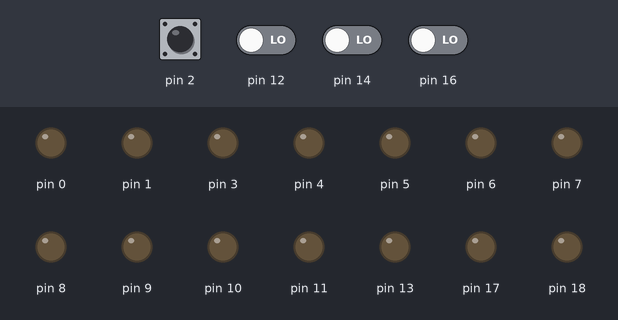
Bench run of a sketch on a simulated Arduino Uno, built with avr-gcc and run on an emulated ATmega328P. Shown: output pins drawn as LEDs (lit = HIGH). The test bench sets the inputs (shaded band); at power-on: pin 2 HIGH, pin 12, pin 14, pin 16 LOW.

Above: at 1.2 s.
1.3 s: pin 12 driven HIGH
At 1.9 s:
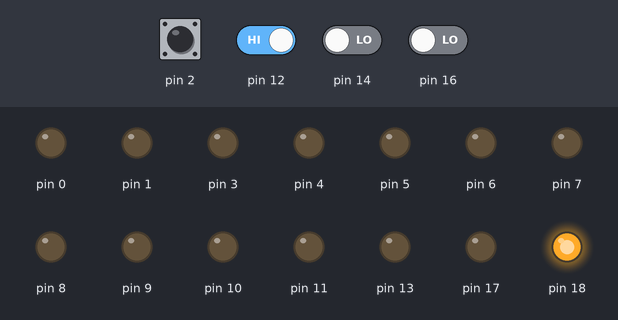
2.8 s: pin 14 driven HIGH
At 3.9 s:
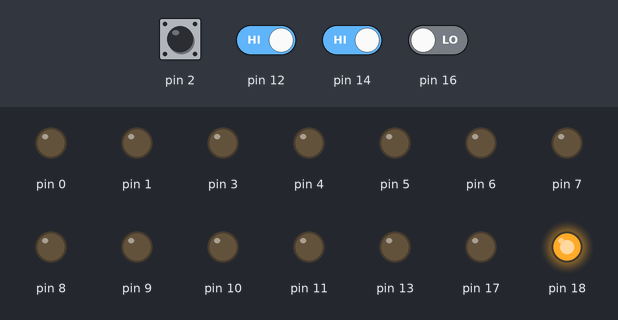
Timing chart, 0 to 5.8 s (numbered marks = the images above; inputs shaded):
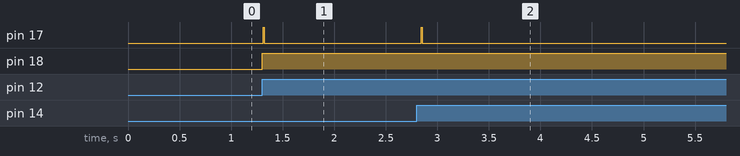

The sketch:

Task2.ino
```cpp
unsigned long previousMillis = 0, previousMillis2 = 0, previousMillis3 = 0, previousMillis5 = 0 , previousMicrosf = 0, previousMicrosr = 0, previousMicrosl = 0 ;
bool ledState = false, trigState = false, stopState= false, fireState = false, forwardState = true, backwardState = false, rightState = false, leftState = false;
byte US_state = 0, turn_left = 0, turn_right = 0;
void setup() {
  DDRD = B11111011, DDRB = B00101111, DDRC = B00011000, attachInterrupt(digitalPinToInterrupt(2), fan, RISING);
}
void loop() {
  unsigned long currentMillis = millis(), currentMicros = micros(), x;
  if(PINB & B00010000){
    if ((unsigned long)(currentMillis - previousMillis2) >= 1000)
    { ledState = !ledState, PORTC ^= B00010000 * ledState, previousMillis2 = millis(); }
    if(!stopState){
     if (currentMillis - previousMillis >= 10)  {
       forward_check(x, currentMicros), right_check(x, currentMicros), left_check(x, currentMicros), backward_check(x, currentMicros), previousMillis = millis();}}}
  if (((unsigned long)(currentMillis - previousMillis5) >= 500)) { if(stopState){ stop(),fireState = true;}
      previousMillis5 = millis(); }
  if ((unsigned long)(currentMillis - previousMillis3) >= 15) { if(fireState) {PORTB = B00001010, PORTB =  B00000110, PORTB = B00000101, PORTB = B00001001;}
      previousMillis3 = millis(); }
  if(!(PIND & B00000100)) {fireState = false, stopState = false; }
}
void forward_check(unsigned long x, unsigned long currentMillis) {
  if ( forwardState) {
    x = UltraSonic(currentMillis,previousMicrosf, 0);
    if (x != 255)
      if (x > 20){ PORTD |= B10101010, PORTD &= B10101110, PORTB &= B11011111, PORTD |= B01100010, PORTD &= B01100110, PORTB |= B00100000;
        PORTD |= B01010001, PORTD &= B01010101, PORTB |= B00100000, PORTD |= B10011001, PORTD &= B10011101, PORTB &= B11011111 ;
      } else { forwardState = false, rightState = true;}}}
void backward_check(unsigned long x, unsigned long currentMillis){
  if ( backwardState) { PORTD |= B10011001, PORTD &= B10011101, PORTB &= B11011111, PORTD |= B01010001, PORTD &= B01010101, PORTB |= B00100000;
    PORTD |= B01100010, PORTD &= B01100110, PORTB |= B00100000, PORTD |= B10101010, PORTD &= B10101110, PORTB &= B11011111;
    rightState = true, backwardState = false; }}
void left_check(unsigned long x, unsigned long currentMillis) {
 if ( leftState) {
    x = UltraSonic(currentMillis, previousMicrosl, 1);
    if (x != 255)
      if (x > 20){ PORTD |= B00001010, PORTD &= B00001110, PORTB &= B11011111, PORTD |= B00000010, PORTD &= B00000110, PORTB |= B00100000;
        PORTD |= B00000001, PORTD &= B00000101, PORTB |= B00100000, PORTD |= B00001001, PORTD &= B00001101, PORTB &= B11011111, turn_left++;
        if(turn_left == 360 / 4) {forwardState = true, leftState = false;} } else { leftState = false, backwardState = true; }}}
void right_check(unsigned long x, unsigned long currentMillis) {
  if ( rightState) { x = UltraSonic(currentMillis, previousMicrosr, 2);
    if (x != 255)
      if (x > 20) { PORTD |= B10101010, PORTD &= B10101110, PORTB &= B11011111, PORTD |= B01100000, PORTD &= B01101111;
                    PORTD |= B01010000, PORTD &= B01011111, PORTD |= B10010000, PORTD &= B10011111, turn_right++;
                    if(turn_right == 360 / 4) {rightState = false, forwardState = true;}
      } else { leftState = true, rightState = false; }}}
void stop(){ PORTD &= B00000100, PORTB &= B11011111; }
void fan() { stopState = true;}
unsigned char UltraSonic(unsigned long currentMicros, unsigned long previousMicros, byte pin) {
  if (US_state == 0) {
    PORTC &= B11110111; US_state = 1;
    return 255;
  } else if (US_state == 1 && (currentMicros - previousMicros ) >= 15 ) {
    previousMillis = currentMicros, PORTC ^= B00001000, US_state = 2;
    return 255;
  } else if (US_state == 2 && (currentMicros - previousMicros ) >= 25) {
    previousMicros = currentMicros, PORTC ^= B00001000, US_state = 0;
    int counter = 0, duration = 0;
    unsigned long time;
    while (  --counter != 0  ){
      if (PINC & (B00000001 << pin)) { time = micros();
      break;}}
    while ( --counter != 0 ){
      if ((PINC & (B00000001 << pin)) == 0 ){ duration = micros() - time;
      break;}}
    return (( duration / 2) * 0.0344);}}
```

Measured:
- after the input at 1.3 s, pin 17: LOW → HIGH at once, → LOW 0.01 s later; pin 18: LOW → HIGH at once
- after the input at 2.8 s, pin 17: LOW → HIGH at once, → LOW 0.01 s later
